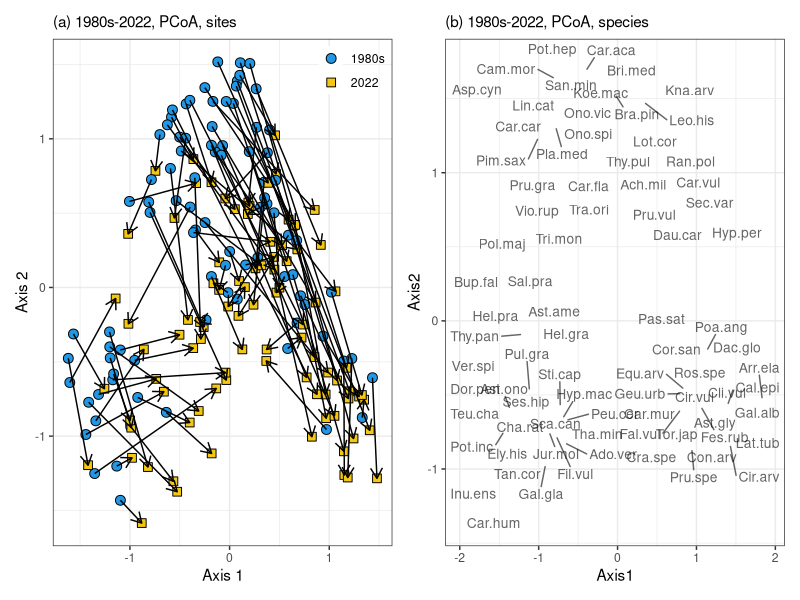
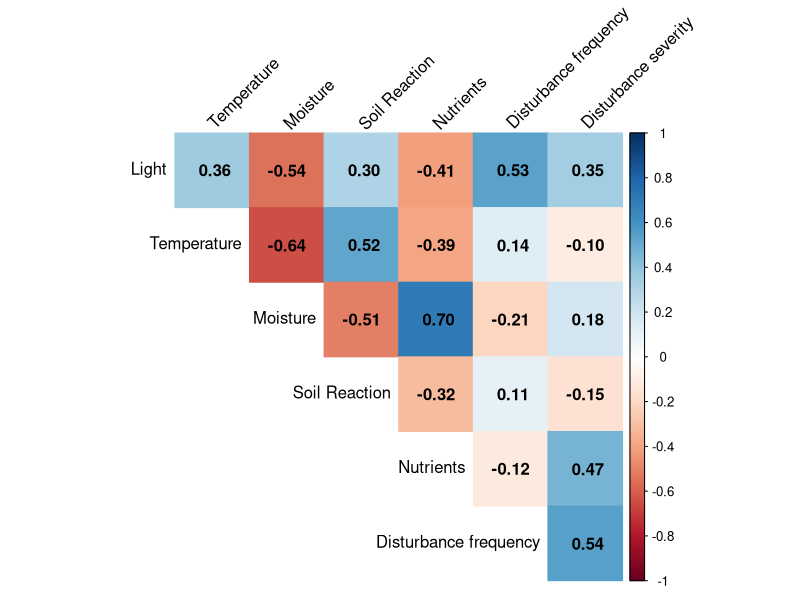
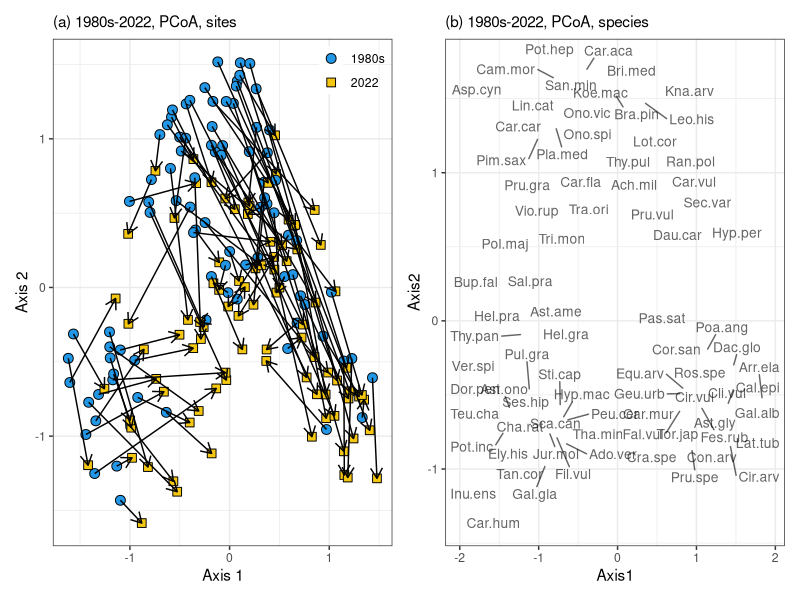
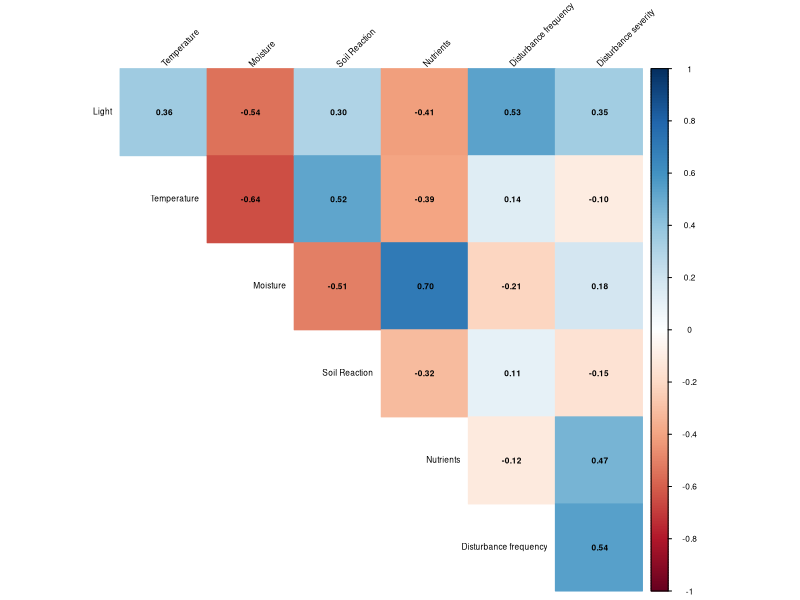

These figures' R source, in order:
#' Supplementary code to the article:
#' Klinkovska K, Sperandii MG, Travnicek B, Chytry M (2023). 
#' Significant decline in habitat specialists in semi-dry grasslands over four decades. 
#' Biodiversity and Conservation.
#' 
#' author Klara Klinkovska, klinkovska.klara@gmail.com
#' R version 4.3.0

library(patchwork) # version 1.1.2
library(vegan) # version 2.6-4
library(ggrepel) # version 0.9.3
library(corrplot) # version 0.92
library(tidyverse) # version 2.0.0
#' dplyr v. 1.1.2
#' ggplot2 v. 3.4.2
#' readr v. 2.1.4
#' stringr v. 1.5.0
#' tibble v. 3.2.1

# species data + square-root transformation
spe <- read_csv("data/Klinkovska_et_al_semi_dry_grasslands_S_Moravia_species.csv") %>% 
  select(-Releve_number) %>% 
  sqrt()

# species characteristics
spe.traits <- read_csv("data/Klinkovska_et_al_semi_dry_grasslands_S_Moravia_species_data.csv") %>% 
  mutate(across(c(starts_with("Ellenberg"), starts_with("dist")), ~as.numeric(.)))

# header data 
head <- read_csv("data/Klinkovska_et_al_semi_dry_grasslands_S_Moravia_head.csv")  

# unconstrained ordination ------------------------------------------------

pcoa <- capscale(spe ~ 1, distance = "bray", sqrt.dist = T)

head.ord <- bind_cols(head, as_tibble(scores(pcoa)$sites))

# ordination plot -----------------------------------------------------------

plot1 <- head.ord %>%
  ggplot(aes(MDS1, MDS2)) +
  geom_point(aes(fill = as.factor(Rs_observ),
                 shape = as.factor(Rs_observ)),
             size = 3) +
  scale_shape_manual(values = 21:22, 
                     labels=c("1980s", "2022")) +
  scale_fill_manual(values = c(4, 7), labels=c("1980s", "2022"))+
  theme_bw() +
  theme(legend.position = c(1,1),
        legend.justification = c(1,1), 
        legend.title = element_blank(), 
        legend.background = element_blank(), 
        plot.title = element_text(size = 11))+
  geom_path(aes(MDS1, MDS2, group=Rs_plot), arrow = arrow(length=unit(0.3, "cm"))) +
  ggtitle("(a) 1980s-2022, PCoA, sites")+
  labs(x="Axis 1", y="Axis 2")

# ordinations with species unconstrained ----------------------------------

# scores for species
spe.fit.pcoa <- envfit(pcoa, spe[colSums(spe!=0)>5]) 

spe.pcoa <- scores(spe.fit.pcoa, "vectors") %>%
  as_tibble(rownames = "species") %>% 
  mutate(MDS1=MDS1*3, 
         MDS2=MDS2*3,
         p = spe.fit.pcoa$vectors$pvals, 
         r = spe.fit.pcoa$vectors$r, 
         short_name = str_c(str_split_i(species, "\\s", 1) %>% str_sub(., 1, 3), 
                            str_split_i(species, "\\s", 2) %>% str_sub(., 1, 3), sep = "."))

# ordination plot with
plot1.spe <- spe.pcoa %>% 
  filter(p < 0.05) %>% 
  slice_max(r, n = 80) %>% 
  ggplot(aes(MDS1, MDS2)) + 
  geom_text_repel(aes(label = short_name), max.overlaps = Inf,
                  alpha = 0.6, cex = 3.5)+
  theme_bw()+
  theme(plot.title = element_text(size=11))+
  ggtitle("(b) 1980s-2022, PCoA, species")+
  labs(x="Axis1", y="Axis2")

# bind together ordination plots for sites and species
plot1 + plot1.spe
ggsave("plots/Fig_3_ordination.png", width = 10, height = 5)

# constrained ordination --------------------------------------------------

dord <- capscale(spe ~ head$Rs_observ+Condition(head$Rs_plot), distance = "bray", sqrt.dist = T)

# significance test
anova(dord, permutations=how(blocks=as.factor(head$Rs_plot), nperm=999))

# significantly increasing and decreasing species
dord.spe <- envfit(dord, spe, choices = 1, 
                    permutations = how(blocks=as.factor(head$Rs_plot), nperm=999), display="lc")

sig.spe <- as_tibble(dord.spe$vectors$arrows, rownames = "species") %>% 
  bind_cols(p = dord.spe$vectors$pvals, r = dord.spe$vectors$r) %>% 
  filter(p < 0.05) %>% 
  arrange(CAP1, p)

# correlation of species scores with their Ellenberg-type indicator values
spe.score <- as.data.frame(scores(dord, display = "species"))

# difference through time
cor.test(spe.score$CAP1, as.numeric(spe.traits$Ellenberg_Light), method = "spearman")
cor.test(spe.score$CAP1, as.numeric(spe.traits$Ellenberg_Temperature), method = "spearman")
cor.test(spe.score$CAP1, as.numeric(spe.traits$Ellenberg_Moisture), method = "spearman")
cor.test(spe.score$CAP1, as.numeric(spe.traits$Ellenberg_Soil_Reaction), method = "spearman")
cor.test(spe.score$CAP1, as.numeric(spe.traits$Ellenberg_Nutrients), method = "spearman")
cor.test(spe.score$CAP1, as.numeric(spe.traits$dist_freq), method = "spearman")
cor.test(spe.score$CAP1, as.numeric(spe.traits$dist_sev), method = "spearman")

# testing differences between protected and non-protected -----------------

# constrained ordination
dord.prot <- capscale(spe ~ head$protected*head$Rs_observ + Condition(head$protected+head$Rs_observ), 
                  distance = "bray", sqrt.dist = T)

# significance test
anova(dord.prot, permutations=how(plots=Plots(as.factor(head$Rs_plot), type="free"), 
                              within=Within("none"), nperm=999))

# correlations of species scores with their indicator values
spe.score <- as.data.frame(scores(dord.prot, display = "species"))

cor.test(spe.score$CAP1, as.numeric(spe.traits$Ellenberg_Light), method = "spearman")
cor.test(spe.score$CAP1, as.numeric(spe.traits$Ellenberg_Temperature), method = "spearman")
cor.test(spe.score$CAP1, as.numeric(spe.traits$Ellenberg_Moisture), method = "spearman")
cor.test(spe.score$CAP1, as.numeric(spe.traits$Ellenberg_Soil_Reaction), method = "spearman")
cor.test(spe.score$CAP1, as.numeric(spe.traits$Ellenberg_Nutrients), method = "spearman")
cor.test(spe.score$CAP1, as.numeric(spe.traits$dist_freq), method = "spearman")
cor.test(spe.score$CAP1, as.numeric(spe.traits$dist_sev), method = "spearman")

# correlations between EIVs -------------------------------------------------
corr <- cor(spe.traits %>% select(starts_with("Ellenberg"), starts_with("dist")), 
              method = "spearman", use = "pairwise.complete.obs")

rownames(corr) <- c("Light", "Temperature", "Moisture", "Soil Reaction", 
                    "Nutrients", "Disturbance frequency", "Disturbance severity")

colnames(corr) <- c("Light", "Temperature", "Moisture", "Soil Reaction", 
                    "Nutrients", "Disturbance frequency", "Disturbance severity")

corrplot(corr, method = "color", type = "upper", addCoef.col = "black", diag = F, 
         tl.col = "black", tl.srt = 45)

png(filename="plots/Appendix_S5_corrplot.png", width=8.5, height=6, units="cm", res=1024)
corrplot(corr, method = "color", type = "upper", addCoef.col = "black", diag = F, 
         tl.col = "black", tl.srt = 45, tl.cex = 0.5, cl.cex = 0.5, number.cex = 0.5)

dev.off()

